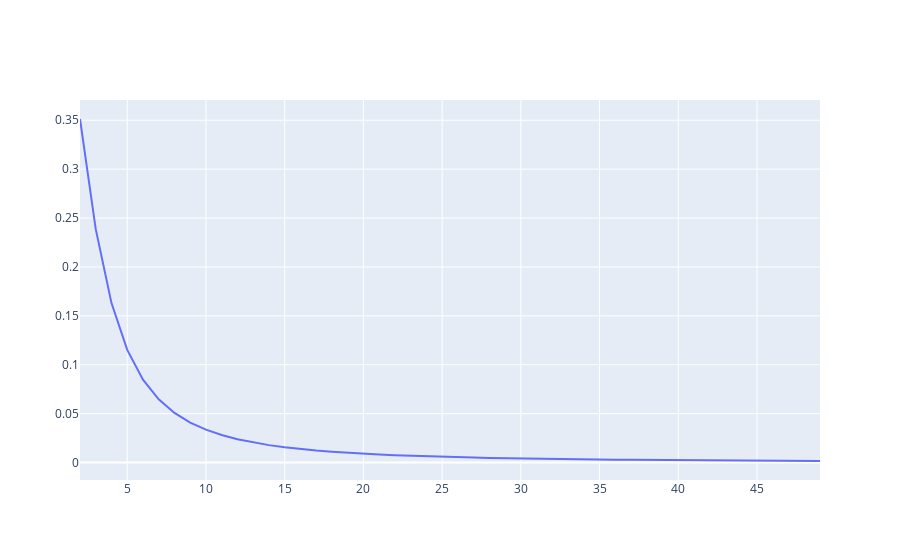

Source (notebook cell):
### Markdown cell above
Our neural network works as we see the decrease in the loss function with each epoch

### Code cell
import plotly.graph_objects as go
fig = go.Figure()
# Add traces
fig.add_trace(go.Scatter(x=n_epoch[1:], y=loss[1:]))
fig.show()
